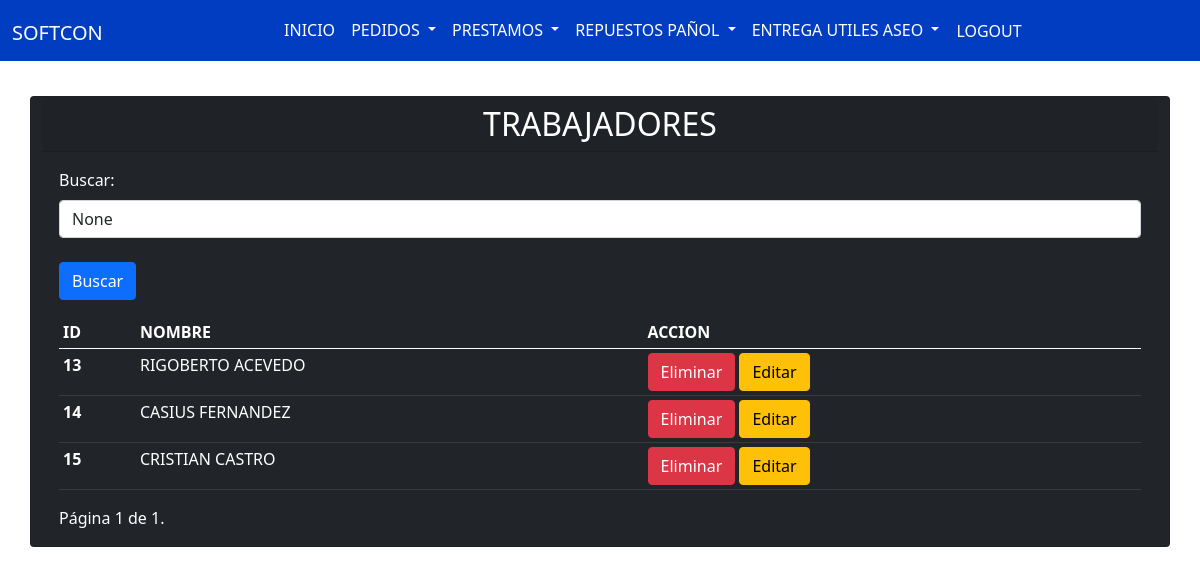
Page /lista_obrero/ (signed in) on the earlier database version.
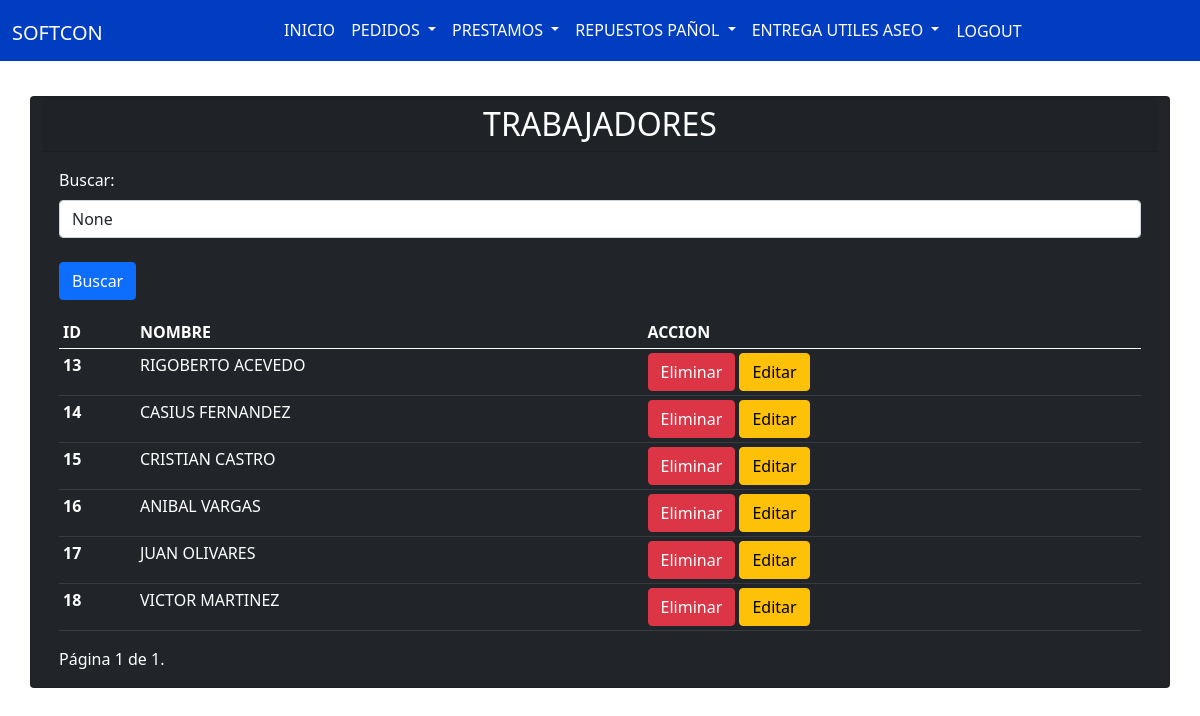
Same page on the later database version.
### app/models.py (models this page shows, shortened)
class Obrero(models.Model):
    nombre = models.CharField(max_length=100)

### app/views.py (the view)
# urls.py: path('lista_obrero/', lista_obrero, name='lista_obrero'),
@login_required
def lista_obrero(request):
    obreros_list = Obrero.objects.all()
    search_term = request.GET.get('buscar')
    if search_term:
        obreros_list = obreros_list.filter(Q(nombre__icontains=search_term))
    paginator = Paginator(obreros_list, 9)
    page = request.GET.get('page')
    try:
        obreros = paginator.page(page)
    except PageNotAnInteger:
        obreros = paginator.page(1)
    except EmptyPage:
        obreros = paginator.page(paginator.num_pages)
    return render(request, 'app/lista_obrero.html', {'obreros': obreros, 'search_term': search_term})

### app/templates/app/lista_obrero.html (shortened to what this page needs)
{% extends 'app/base.html' %}
{% block content %}
<link rel="stylesheet" type="text/css" href="https://cdn.datatables.net/1.11.5/css/jquery.dataTables.css">
<br><br><br><br>
  <div class="container">
    <div class="row justify-content-center">
      <div class="card bg-dark text-white">
        <h2 class="card-header text-center">TRABAJADORES</h2>
        <div class="card-body">
          <div class="mb-3">
            <form method="GET" action="{% url 'lista_obrero' %}">
                <label for="buscar" class="form-label">Buscar:</label>
                <input type="text" class="form-control" id="buscar" name="buscar" placeholder="Escribe para buscar..."
                    value="{{ search_term }}">
                    <br>
                <button type="submit" class="btn btn-primary">Buscar</button>
            </form>
          </div>
          <table class="table mx-auto table-dark table-sm">
            <thead>
              <tr>
                <th scope="col">ID</th>
                <th scope="col">NOMBRE</th>
                <th scope="col">ACCION</th>
              </tr>
            </thead>
            <tbody>
              {% for obrero in obreros %}
                <tr>
                  <th scope="row">{{ obrero.id }}</th>
                  <td>{{ obrero.nombre }}</td>
                  <td>
                    <a href="{% url 'eliminar_obrero' obrero.id %}" class="btn btn-danger">Eliminar</a>
                    <a href="{% url 'editar_obrero' obrero.id %}" class="btn btn-warning">Editar</a>
                  </td>
                </tr>
              {% endfor %}
            </tbody>
          </table>
          <div class="pagination">
            <span class="step-links">
                <span class="current">
                    Página {{ obreros.number }} de {{ obreros.paginator.num_pages }}.
                </span>
            </span>
          </div>
        </div>
      </div>
    </div>
  </div>
{% endblock %}

Differences in the rows shown:
added Obrero: id "16", nombre "ANIBAL VARGAS"
added Obrero: id "17", nombre "JUAN OLIVARES"
added Obrero: id "18", nombre "VICTOR MARTINEZ"
